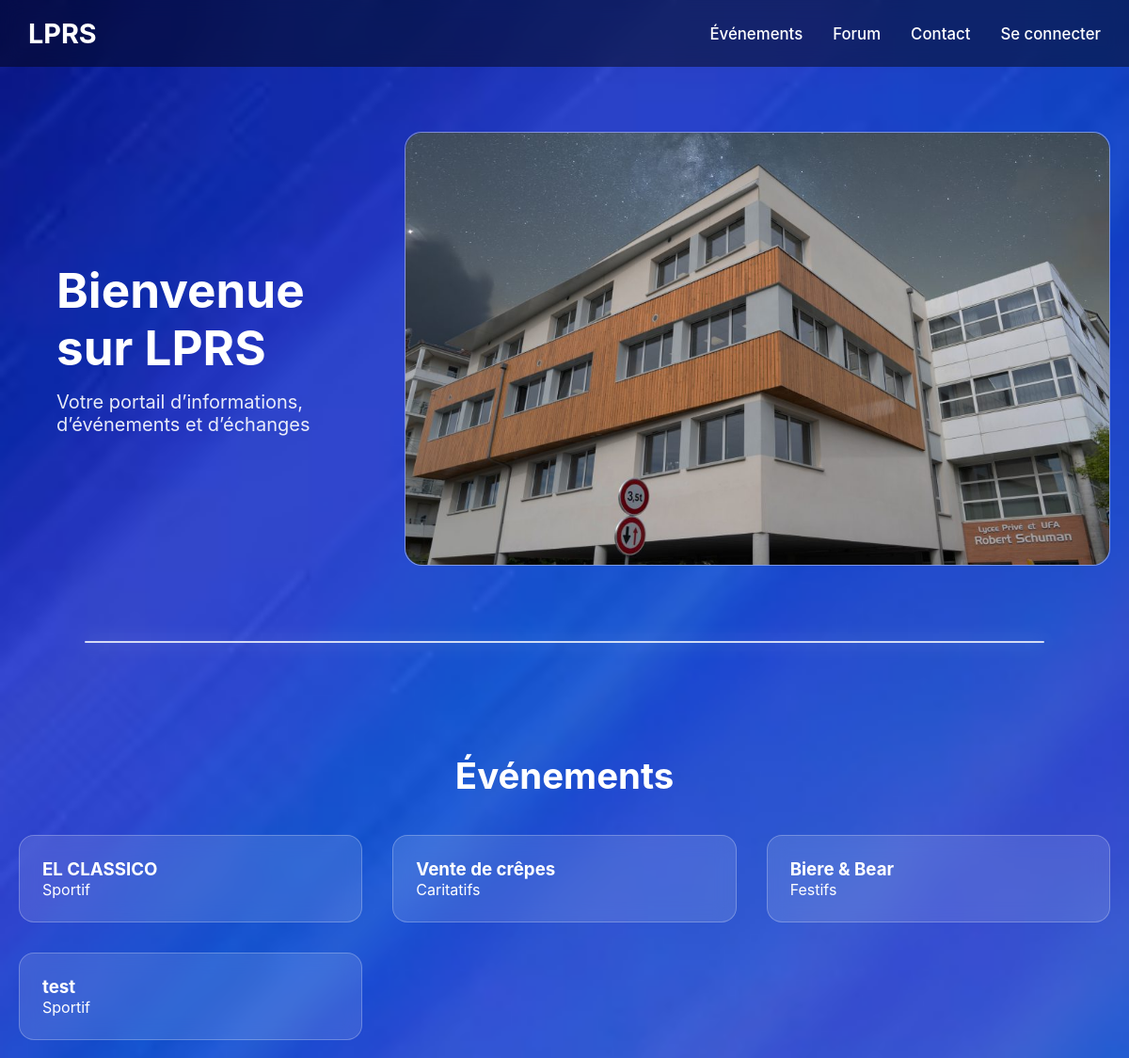
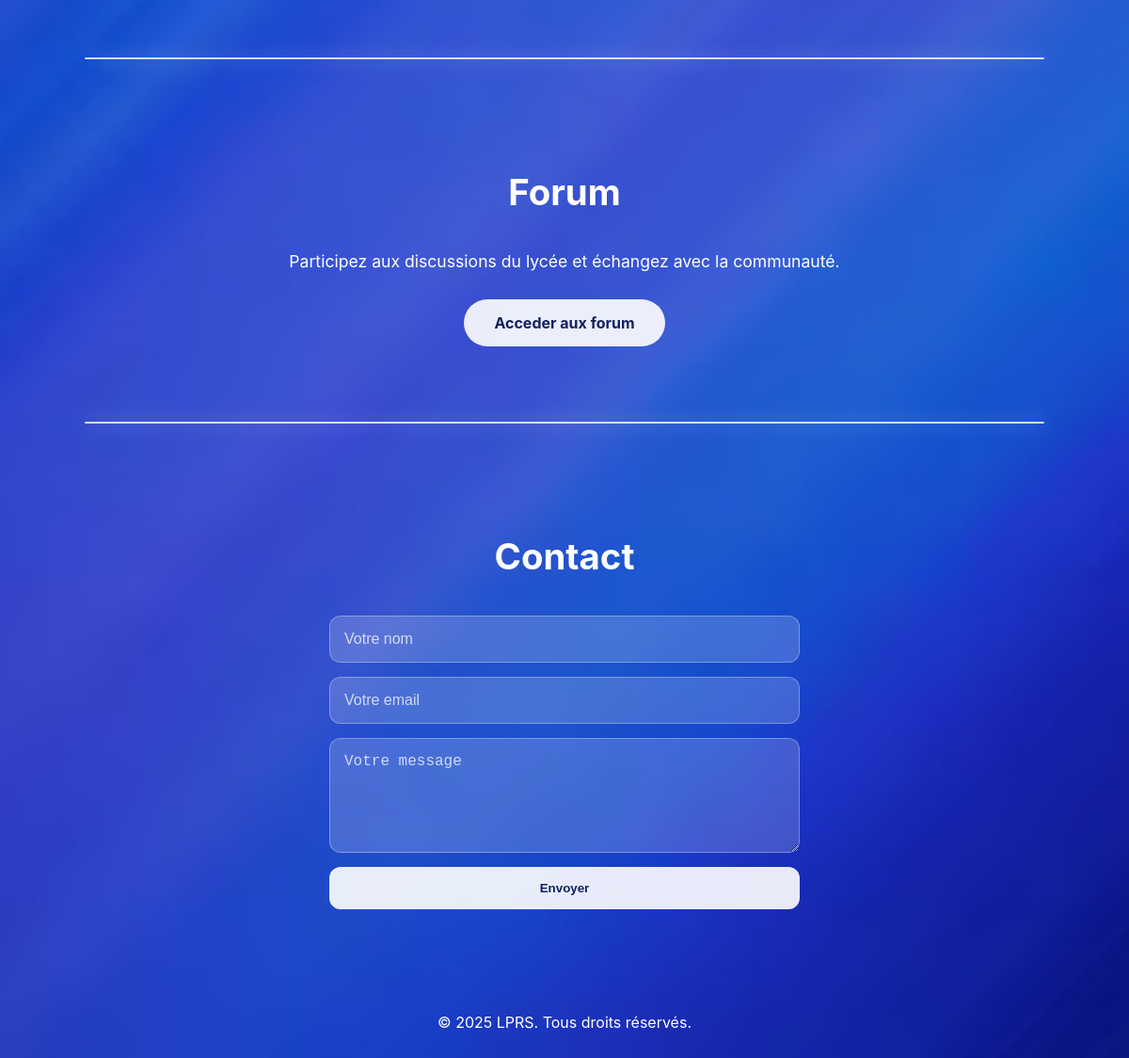
The page /vue/indexSansConnexion.php on the database its author committed (2 pictures, top to bottom).
### tables this page shows
CREATE TABLE IF NOT EXISTS `evenement` (
  `id_evenement` int NOT NULL AUTO_INCREMENT,
  `type` varchar(100) DEFAULT NULL,
  `titre` varchar(255) NOT NULL,
  `description` text,
  `lieu` varchar(255) DEFAULT NULL,
  `element_requis` text,
  `nombre_place` int DEFAULT NULL,
  `date_evenement` datetime DEFAULT NULL,
  `etat` varchar(50) DEFAULT NULL,
  `validation` tinyint(1) NOT NULL DEFAULT '0',
  PRIMARY KEY (`id_evenement`)
);

### src/repository/EvenementRepository.php (called while the page is built, shortened)
<?php
class EvenementRepository
{
    private $bdd;
    public function __construct()
    {
        $this->bdd = new BDD();
    }
    public function listeEvenementuser() {
        $sql = "SELECT * FROM evenement WHERE validation = 1";
        $req = $this->bdd->getBdd()->prepare($sql);
        $req->execute();
        return $req->fetchAll(PDO::FETCH_ASSOC);
    }
}

### src/bdd/BDD.php (called while the page is built)
<?php
class BDD
{
    private $bdd;
    public function __construct()
    {
            $this->bdd = new PDO('mysql:host=localhost;dbname=projetlprs;charset=utf8', 'root', '');
    }
    public function getBDD()
    {
        return $this->bdd;
    }
}

### vue/indexSansConnexion.php (the view, shortened to what this page needs)
<?php
require_once "../src/bdd/BDD.php";
require_once __DIR__ . '/../src/repository/EvenementRepository.php';
require_once __DIR__ . '/../src/bdd/BDD.php';
$repo = new EvenementRepository();
$listeEvenement = $repo->listeEvenementuser();
?>
<!DOCTYPE html>
<html lang="fr">
<head>
    <link rel="stylesheet" href="../assets/stylecss/indexConnexion.css">
</head>
<body>
<header class="header">
    <nav class="navbar">
        <div class="nav-container">
            <div class="logo">
                <h2>LPRS</h2>
            </div>
            <ul class="nav-menu">
                <li class="nav-item"><a href="#evenements" class="nav-link">Événements</a></li>
                <li class="nav-item"><a href="#forum" class="nav-link">Forum</a></li>
                <li class="nav-item"><a href="#contact" class="nav-link">Contact</a></li>
                <li class="nav-item"><a href="Connexion.php" class="nav-link">Se connecter</a></li>
            </ul>
        </div>
    </nav>
</header>
<section class="hero">
    <div class="hero-left">
        <h1 class="hero-title">Bienvenue sur LPRS</h1>
        <p class="hero-subtitle">Votre portail d’informations, d’événements et d’échanges</p>
    </div>
    <div class="hero-right">
        <div class="hero-image-box">
            <img src="../assets/img/lycee.jpg" alt="présentation">
        </div>
    </div>
</section>
<section id="evenements" class="evenements separator">
    <div class="container">
        <h2 class="section-title">Événements</h2>
        <div class="event-grid">
            <?php if (!empty($listeEvenement)) : ?>
                <?php foreach ($listeEvenement as $event): ?>
                    <div class="event-card" onclick="window.location.href='DetailEvenement.php?id=<?= $event['id_evenement'] ?>'">
                        <h3><?= htmlspecialchars($event['titre']) ?></h3>
                        <p><?= htmlspecialchars($event['type']) ?></p>
                    </div>
                <?php endforeach; ?>
            <?php else: ?>
                <p style="text-align:center; width:100%; opacity:0.8;">
                    Aucun événement trouvé 😔
                </p>
            <?php endif; ?>
        </div>
    </div>
</section>
<section id="forum" class="forum separator">
    <h2 class="section-title">Forum</h2>
    <p class="forum-text">Participez aux discussions du lycée et échangez avec la communauté.</p>
    <div class="forum-button-container">
        <a href="Connexion.php" class="cta-button" onclick="return confirm('Veuillez vous connecter')">Acceder aux forum</a>
    </div>
</section>
<section id="contact" class="contact">
    <div class="container">
        <h2 class="section-title">Contact</h2>
        <form class="contact-form">
            <input type="text" placeholder="Votre nom" required>
            <input type="email" placeholder="Votre email" required>
            <textarea placeholder="Votre message" rows="5" required></textarea>
            <button type="button">Envoyer</button>
        </form>
    </div>
</section>
<footer class="footer">
    <div class="container">
        <p>&copy; 2025 LPRS. Tous droits réservés.</p>
    </div>
</footer>
</body>
</html>

### assets/stylecss/indexConnexion.css (style rules this page uses)
* { margin: 0; padding: 0; box-sizing: border-box; }
body { font-family: "Inter", sans-serif; color: #fff; overflow-x: hidden; background: url("../img/backgroundindex.jpg") no-repeat fixed center center / cover; }
h1, h2, h3, h4, h5, h6, p, a, li, span, label, input, textarea, button { color: #fff !important; }
.header { width: 100%; position: fixed; top: 0; z-index: 999; background: rgba(0, 0, 0, 0.45); backdrop-filter: blur(10px); }
.nav-container { max-width: 1300px; margin: 0 auto; padding: 18px 30px; display: flex; align-items: center; justify-content: space-between; }
.logo h2 { font-size: 1.8rem; font-weight: 700; }
.nav-menu { display: flex; list-style: none; gap: 2rem; }
.nav-link { text-decoration: none; font-size: 1.05rem; font-weight: 500; transition: 0.3s; }
.hero { min-height: 75vh; padding-top: 140px; display: flex; align-items: center; justify-content: center; gap: 60px; }
.hero-left { flex: 1; text-align: left; padding-left: 40px; }
.hero-title { font-size: 3.2rem; font-weight: 700; line-height: 1.2; }
.hero-subtitle { font-size: 1.25rem; opacity: 0.9; margin-top: 15px; }
.hero-right { flex: 1; display: flex; justify-content: center; align-items: center; }
.hero-image-box { width: 750px; height: 461px; border-radius: 18px; border: 1px solid rgba(255,255,255,0.35); background: rgba(255,255,255,0.12); backdrop-filter: blur(10px); display: flex; justify-content: center; align-items: center; color: rgba(255,255,255,0.85); font-size: 1rem; text-align: center; }
.hero-image-box img { width: 100%; height: 100%; object-fit: cover; border-radius: 18px; }
section { padding: 120px 20px 80px 20px; background: transparent !important; position: relative; }
.section-title { font-size: 2.4rem; text-align: center; margin-bottom: 40px; }
section:not(:first-of-type)::before { content: ""; position: absolute; top: 0; left: 50%; transform: translateX(-50%); width: 85%; height: 2px; background: rgba(255,255,255,0.8); border-radius: 2px; box-shadow: 0 0 18px rgba(255,255,255,0.45); }
.event-grid { display: grid; grid-template-columns: repeat(auto-fit, minmax(280px, 1fr)); gap: 2rem; }
.event-card { background: rgba(255, 255, 255, 0.12); border-radius: 16px; padding: 24px; border: 1px solid rgba(255, 255, 255, 0.25); backdrop-filter: blur(10px); transition: 0.3s ease; }
.forum-text { text-align: center; font-size: 1.1rem; max-width: 600px; margin: 0 auto 30px auto; }
.cta-button { background: rgba(255,255,255,0.9); color: #11215f !important; padding: 15px 32px; border-radius: 50px; font-weight: 700; text-decoration: none; transition: 0.3s; display: inline-block; }
.forum-button-container { display: flex; justify-content: center; margin-top: 25px; }
.contact-form { max-width: 500px; margin: auto; display: flex; flex-direction: column; gap: 15px; }
.contact-form input, .contact-form textarea { background: rgba(255, 255, 255, 0.18); border: 1px solid rgba(255,255,255,0.3); border-radius: 12px; padding: 15px; font-size: 1rem; backdrop-filter: blur(6px); }
.contact-form input::placeholder, .contact-form textarea::placeholder { color: rgba(255,255,255,0.75); }
.contact-form button { padding: 15px; border-radius: 12px; border: none; font-weight: 700; cursor: pointer; background: rgba(255,255,255,0.9); color: #11215f !important; transition: 0.3s; }
.footer { padding: 30px 0; text-align: center; background: transparent !important; }
.footer p { color: #fff !important; }

### rows shown on the page
evenement: titre "EL CLASSICO", type "Sportif"
evenement: titre "Vente de crêpes", type "Caritatifs"
evenement: titre "Biere & Bear", type "Festifs"
evenement: titre "test", type "Sportif"
